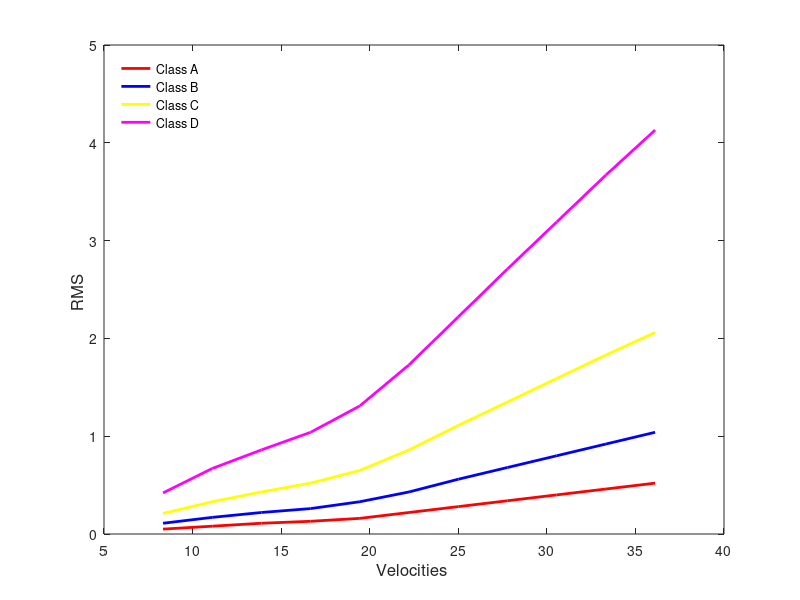
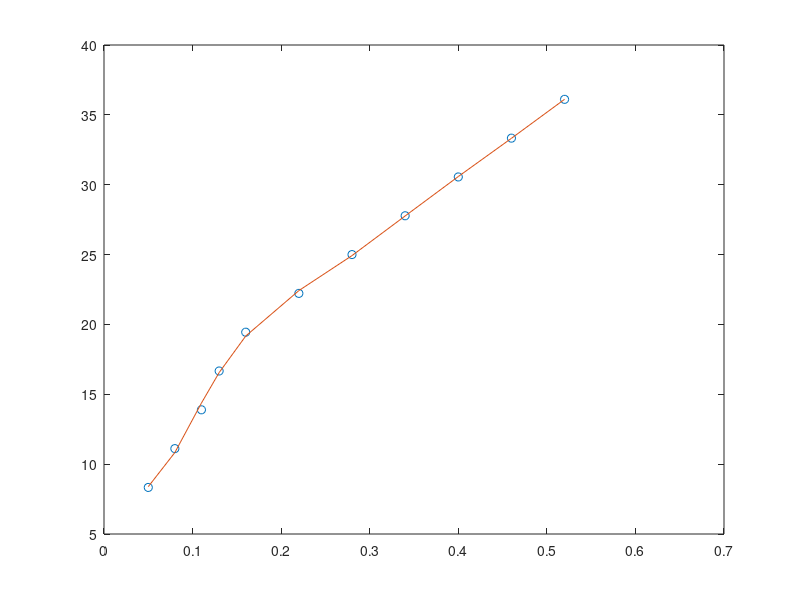
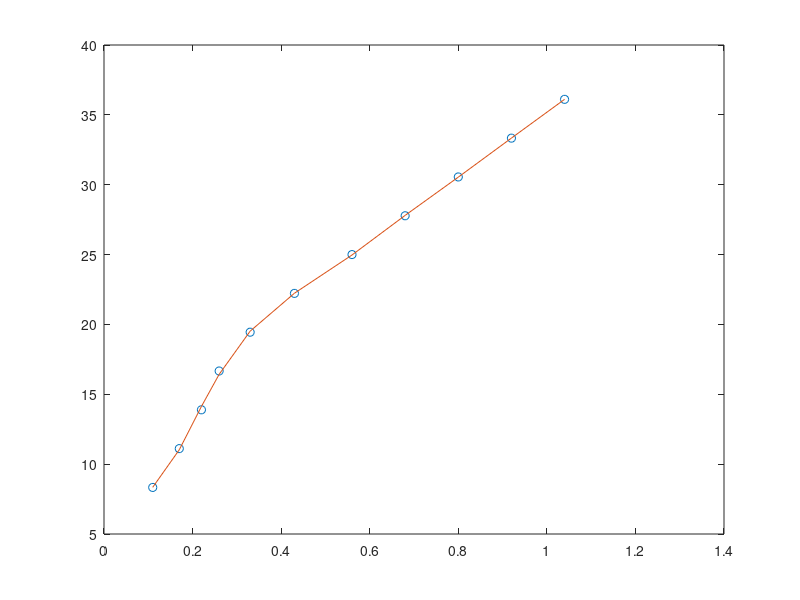
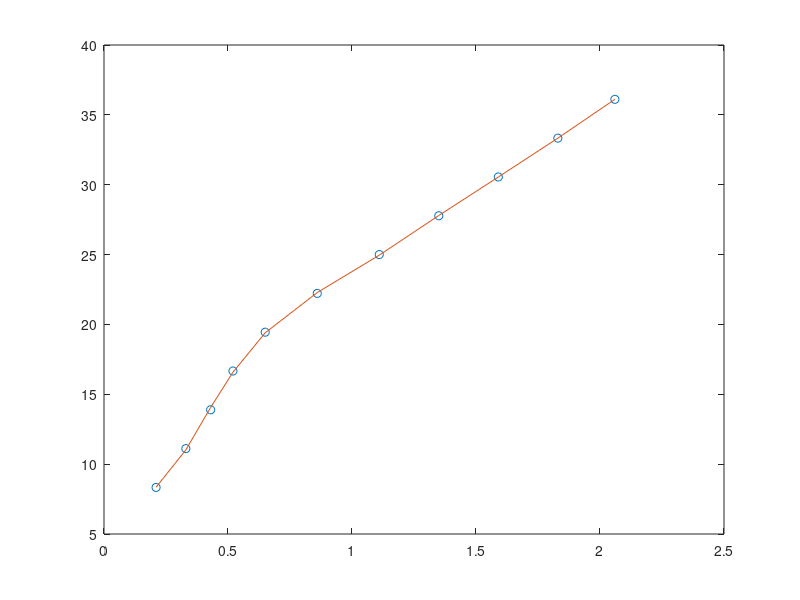

The MATLAB script that drew these images, in order:
%% Generation of comfort-oriented refrence speed

%% Speed for each road profile from 30 to 100
rmsclass_A = [0.05 0.08  0.11  0.13 0.16 0.22 0.28 0.34 0.40 0.46 0.52]
rmsclass_B = [0.11 0.17  0.22  0.26 0.33 0.43 0.56 0.68 0.80 0.92 1.04]
rmsclass_C = [0.21 0.33  0.43  0.52 0.65 0.86 1.11 1.35 1.59 1.83 2.06]
rmsclass_D = [0.42 0.67  0.86  1.04 1.31 1.73 2.22 2.71 3.19 3.67 4.13]
% Vitesse en m/s pour 30 to 100
speed = [30/3.6 40/3.6 50/3.6 60/3.6 70/3.6 80/3.6 90/3.6 100/3.6 110/3.6 120/3.6 130/3.6]
%Plot vitesse
plot(speed, rmsclass_A, 'r', 'LineWidth', 2.0); hold on;     
plot(speed, rmsclass_B, 'b', 'LineWidth', 2.0); hold on;  
plot(speed, rmsclass_C, 'y', 'LineWidth', 2.0); hold on;     
plot(speed, rmsclass_D, 'm', 'LineWidth', 2.0); 
ylabel('RMS ','FontSize', 12);
xlabel('Velocities ','FontSize', 12);
legend('Class A', 'Class B', 'Class C', 'Class D', 'Location', 'northwest');
legend('boxoff');

%% Polynomial
% Class A
x = rmsclass_A;
y = speed;
poli_road_A = polyfit(x, y, 7);
x1 = rmsclass_A;
y1 = polyval(poli_road_A, x1);
figure;
plot(x, y, 'o');
hold on;
plot(x1, y1);
hold off;

% Class B
x2 = rmsclass_B;
y2 = speed;
poli_road_B = polyfit(x2, y2, 7);
x3 = rmsclass_B;
y3 = polyval(poli_road_B, x2);
figure;
plot(x2, y2, 'o');
hold on;
plot(x3, y3);
hold off;

% Class C
x4 = rmsclass_C;
y4 = speed;
poli_road_C = polyfit(x4, y4, 7);
x5 = rmsclass_C;
y5 = polyval(poli_road_C, x4);
figure;
plot(x4, y4, 'o');
hold on;
plot(x5, y5);
hold off;

% Class D
x6 = rmsclass_D;
y6 = speed;
poli_road_D = polyfit(x6, y6, 7);
x7 = rmsclass_D;
y7 = polyval(poli_road_D, x6);
figure;
plot(x6, y6, 'o');
hold on;
plot(x7, y7);
hold off;

%% Plot all
figure;
% plot(x, y, 'o'); hold on;
plot(x1, y1, 'r', 'LineWidth', 2.0); hold on; 
% plot(x2, y2, 'o'); hold on;
plot(x3, y3, 'b', 'LineWidth', 2.0); hold on;
% plot(x4, y4, 'o'); hold on;
plot(x5, y5, 'c', 'LineWidth', 2.0); hold on;
% plot(x6, y6, 'o'); hold on;
plot(x7, y7, 'y', 'LineWidth', 2.0) ;
ylabel('Vehicle speed (m/s)', 'FontSize', 12);
xlabel('Frequency weighted RMS acceleration (m/s^2)', 'FontSize', 12);
% legend('PolA', 'Class A', 'PolB', 'Class B', 'PolC', 'Class C', 'PolD', 'Class D', 'Location', 'northwest');
legend('Class A', 'Class B', 'Class C', 'Class D', 'Location', 'southeast');
legend('boxoff');
grid on;
title('Vehicle speed as a function of frequency weighted RMS acceleration');
set(gca, 'FontSize', 20);